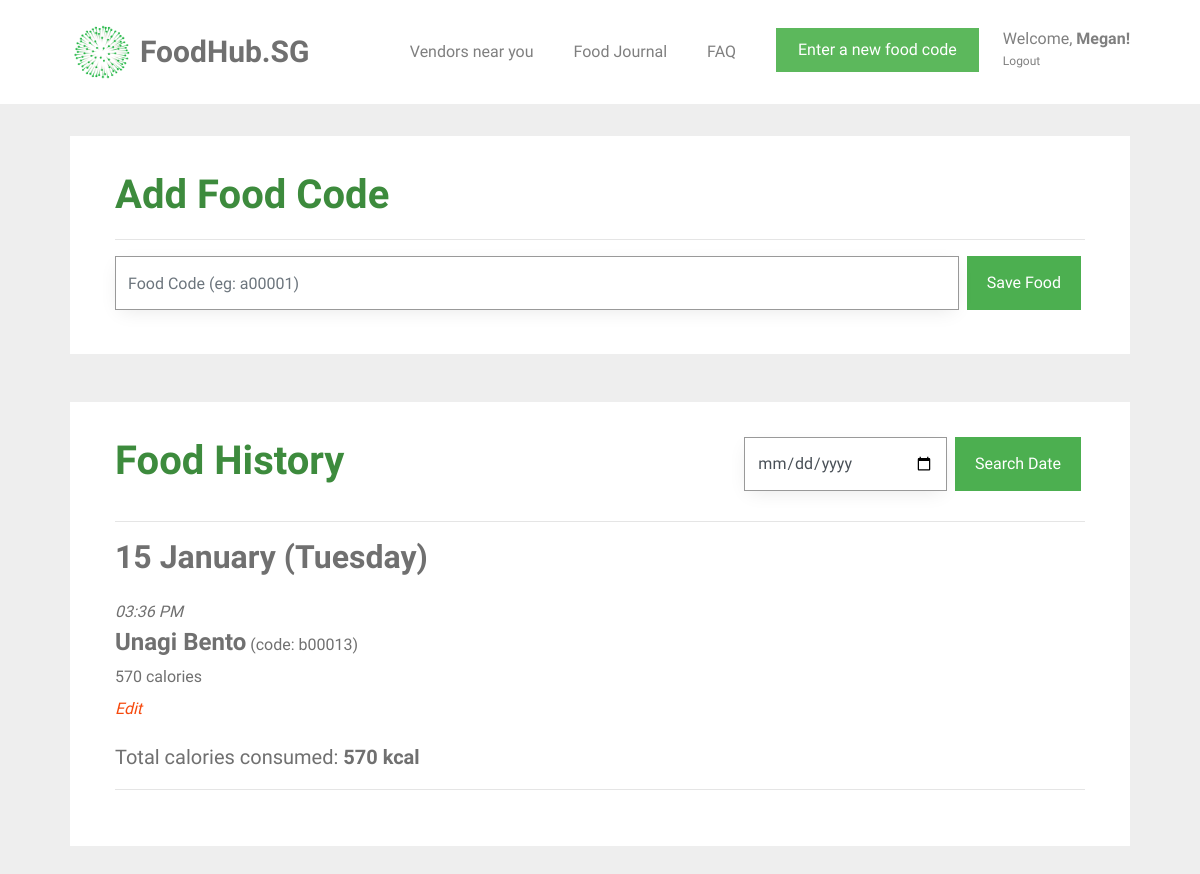
/food_journal (signed in), run on an earlier commit of the app's database.
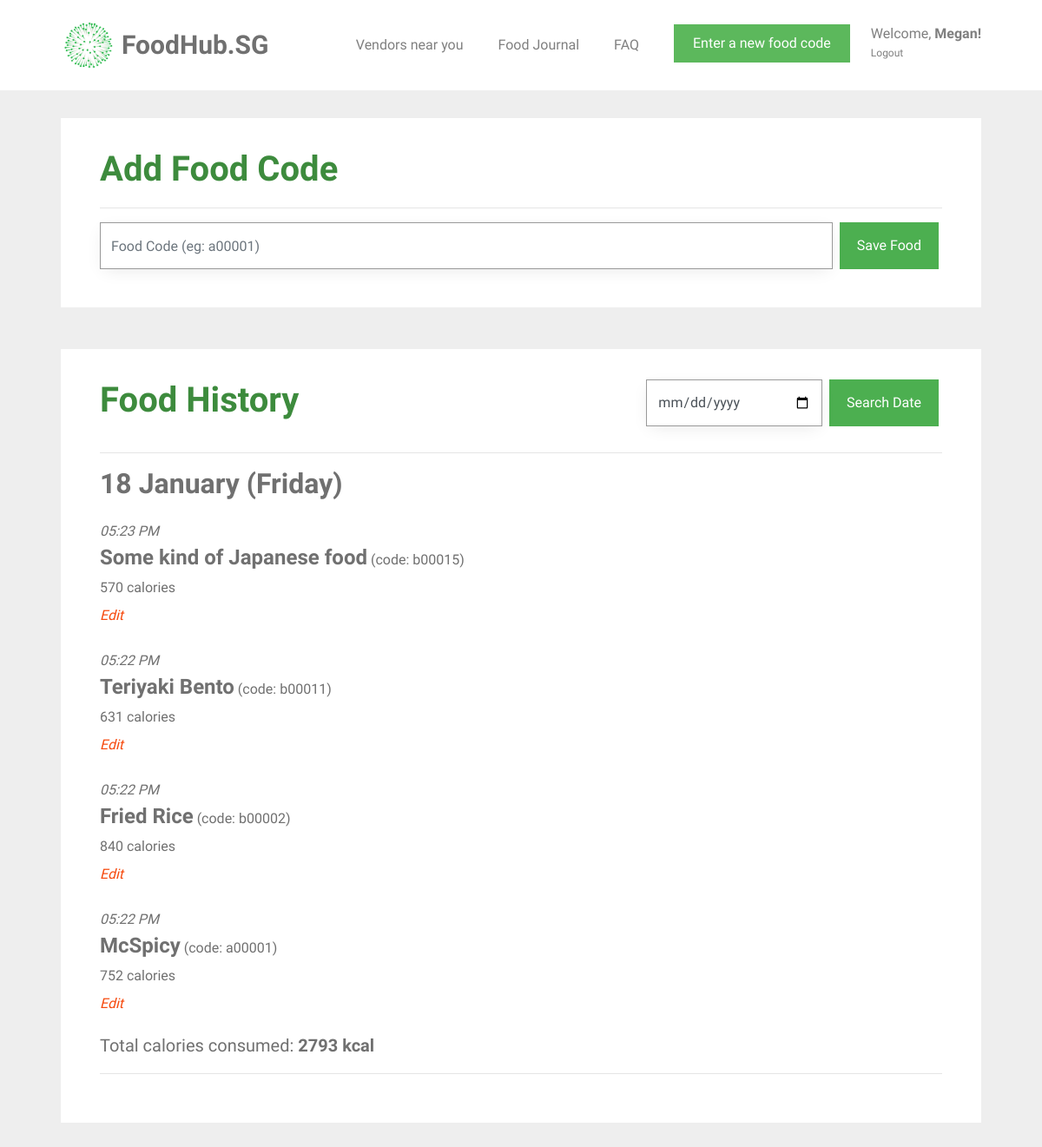
And on a later commit of the database.
### tables this page shows
CREATE TABLE user (
  id INTEGER PRIMARY KEY AUTOINCREMENT,
  name TEXT NOT NULL,
  email VARCHAR(512) UNIQUE NOT NULL,
  password TEXT NOT NULL,
  height INTEGER NOT NULL,
  weight INTEGER NOT NULL
);

CREATE TABLE food_entry (
  id INTEGER PRIMARY KEY AUTOINCREMENT,
  creator_id INTEGER NOT NULL,
  created TIMESTAMP NOT NULL DEFAULT (datetime('now','localtime')),
  food_code VARCHAR(6) NOT NULL,
  food_name TEXT NOT NULL,
  calories INT NOT NULL,
  FOREIGN KEY (creator_id) REFERENCES user (id)
);

### foodhubsg/food.py (the view, shortened to what this page needs)
@bp.route('/food_journal', methods=('GET', 'POST'))
@login_required
def food_journal():
    db = get_db()
    food_items = db.execute(
        'SELECT f.id, creator_id, food_name, created, calories, food_code, email'
        ' FROM food_entry f JOIN user u ON f.creator_id = u.id'
        ' WHERE f.creator_id = ? AND DATE(f.created) IN'
        ' (SELECT DISTINCT DATE(created) FROM food_entry '
        ' ORDER BY datetime(created) DESC LIMIT 30)'
        ' ORDER BY datetime(created) DESC',
        (g.user['id'],),
    ).fetchall()
    users = db.execute(
        'SELECT id, name, email, password, height, weight'
        ' FROM user'
        ' WHERE id = ?',
        (g.user['id'],),
    ).fetchall()
    for user in users:
        weight = user['weight']
        height = user['height']
        name = user['name']
    bmi = int(weight / height ** height)
    all_dates = []
    food_dates = []
    calories_list = []
    user_average_calories = 0
    number_of_days = 0
    if food_items == []:
        food_exists = 0
    else:
        food_exists = 1
    for food in food_items:
        food_date = food['created'].strftime('%d-%m-%y')
        all_dates.append(food_date)
    all_dates = remove_duplicates(all_dates)
    for date in all_dates:
        current_date_food = []
        current_date_calories = []
        for food in food_items:
            if date == food['created'].strftime('%d-%m-%y'):
                current_date_food.append(food)
                current_date_calories.append(food['calories'])
            else:
                continue
        food_dates.append(current_date_food)
        current_date_calories = sum(current_date_calories)
        calories_list.append(current_date_calories)
        number_of_days = len(calories_list)
        user_average_calories = int(sum(calories_list)/number_of_days)
    return render_template('food/food_journal.html',
                           food_dates=food_dates, all_dates=all_dates, calories_list=calories_list, name=name,
                           weight=weight, height=height, bmi=bmi, user_average_calories=user_average_calories,
                           number_of_days=number_of_days, food_exists=food_exists, now=datetime.utcnow())

### foodhubsg/auth.py (called while the page is built)
def login_required(view):
    @functools.wraps(view)
    def wrapped_view(**kwargs):
        if g.user is None:
            return redirect(url_for('auth.login'))
        return view(**kwargs)
    return wrapped_view

@bp.before_app_request
def load_logged_in_user():
    user_id = session.get('user_id')
    if user_id is None:
        g.user = None
    else:
        g.user = get_db().execute(
            'SELECT * FROM user WHERE id = ?', (user_id,)
        ).fetchone()

### foodhubsg/db.py (called while the page is built)
def get_db():
    if 'db' not in g:
        g.db = sqlite3.connect(
            current_app.config['DATABASE'],
            detect_types=sqlite3.PARSE_DECLTYPES
        )
        g.db.row_factory = sqlite3.Row
    return g.db

### foodhubsg/food.py (called while the page is built)
def remove_duplicates(values):
    output = []
    seen = set()
    for value in values:
        if value not in seen:
            output.append(value)
            seen.add(value)
    return output

### foodhubsg/templates/food/food_journal.html (shortened to what this page needs)
{% extends 'base.html' %}
{% block content %}
<div id="colorlib-container">
    <div class="container">
        <div class="box1">
        <div class="row row-pb-md">
            <div class="col-md-12">
                <form method="post">
                    <header id="summary-header">
                        <h1 class="font_color"><b>Add Food Code</b></h1>
                        <hr>
                    </header>
                    <div class="input-group">
                        <input name="code" id="code" class="form-control" value="{{ request.form['code'] }}" placeholder="Food Code (eg: a00001)" required>
                        <span class="input-group-btn">
                            <input type="submit" name="action" value="Save Food" class="btn btn-primary" style="background-color: #4CAF50; height: 54px; margin-left: 0.5em;">
                        </span>
                    </div>
                </form>
            </div>
        </div>
        </div>
        <div class="box1">
        <div class="row row-pb-md">
            <div class="col-md-12">
                <form method="post">
                    <header id="summary-header">
                        <div class="input-group">
                            <h1 class="font_color"><b>Food History</b></h1>
                            <input type="date" name="search-date" id="search-date" class="form-control" style="margin-left: 25em;" min="2005-01-01" max="2030-12-31" required>
                            <span class="input-group-btn">
                                <input type="submit" name="action" value="Search Date" class="btn btn-primary" style="background-color: #4CAF50; height: 54px; margin-left: 0.5em;">
                            </span>
                        </div>
                        <hr>
                    </header>
                </form>
                {% if food_exists == 0 %}
                    <article class="food-journal">
                        <header>
                            <div class="food-subsection">
                                <h4><b>No food added to list</b></h4>
                            </div>
                        </header>
                    </article>
                {% else %}
                    <div id="accordion">
                    {% for date in food_dates %}
                        {% set example_food = date[0] %}
                        {% if now.strftime('%Y') == example_food['created'].strftime('%Y') %}
                            {% set example_date = example_food['created'].strftime('%d %B (%A)') %}
                        {% else %}
                            {% set example_date = example_food['created'].strftime('%d %B %Y (%A)') %}
                        {% endif %}
                        <h2> <b>{{ example_date }}</b> </h2>
                        {% for food in date %}
                            <article class="food-journal">
                                <header>
                                    <div class="food-subsection">
                                        <div id="time-created"> <i>{{ food['created'].strftime('%I:%M %p') }}</i> </div>
                                        <h4 style="margin-bottom: 0; display: inline"><b>{{ food['food_name'] }}</b></h4>
                                        <p style="display: inline">(code: {{ food['food_code'] }})</p>
                                        <p>
                                        {{ food['calories'] }} calories <br>
                                        <a class="action" href="{{ url_for('food.edit_food', id = food['id']) }}"><i>Edit</i></a>
                                        </p>
                                    </div>
                                </header>
                            </article>
                        {% endfor %}
                        <h5>Total calories consumed: <b> {{ calories_list[loop.index - 1] }} kcal </b> </h5>
                        <hr>
                    {% endfor %}
                {% endif %}
            </div>
            </div>
        </div>
        </div>
    </div>
{% endblock %}

### foodhubsg/templates/base.html (shortened to what this page needs)
<!doctype html>
<link rel="stylesheet" href="https://cdnjs.cloudflare.com/ajax/libs/font-awesome/4.7.0/css/font-awesome.min.css">
<link rel="stylesheet" href="https://stackpath.bootstrapcdn.com/bootstrap/4.1.3/css/bootstrap.min.css">
<link rel="stylesheet" href="../static/css/animate.css">
<link rel="stylesheet" href="../static/css/icomoon.css">
<link rel="stylesheet" href="../static/css/magnific-popup.css">
<link rel="stylesheet" href="../static/css/flexslider.css">
<link rel="stylesheet" href="../static/css/owl.carousel.min.css">
<link rel="stylesheet" href="../static/css/owl.theme.default.min.css">
<link rel="stylesheet" href="../static/css/style.css">
    {% block navbar %}
        <nav class="navbar navbar-light bg-white">
            <div class="container">
                <a class="navbar-brand" href="{{ url_for('index') }}">
                    <img src="../static/images/healthhub-logo.png" width="65px" height="60px" class="d-inline-block align-top" alt="FoodHub.SG Logo">
                    <span id="webname">FoodHub.SG</span>
                </a>
                {% if g.user %}
                    <ul class="navbar-nav ml-auto">
                        <li class="nav-item">
                            <a class="nav-link" href="{{ url_for('vendors.vendors') }}">Vendors near you</a>
                        </li>
                        <li class="nav-item">
                            <a class="nav-link" href="{{ url_for('food.food_journal') }}">Food Journal</a>
                        </li>
                        <li class="nav-item">
                            <a class="nav-link" href="{{ url_for('user.faq') }}">FAQ</a>
                        </li>
                        <li class="nav-item">
                            <a href="{{ url_for('food.food_journal') }}"><button type="button" class="btn btn-success">Enter a new food code</button></a>
                        </li>
                        <li class="nav-item settings nav-link">
                            <a class="nav-link" id="settings-link" href="{{ url_for('user.user_settings')}}">
                                Welcome, <span id="nav-name">{{ g.user['name'] }}!</span>
                            </a>
                            <a class="nav-link" id="logout-link" href="{{ url_for('auth.logout') }}">
                                Logout
                            </a>
                        </li>
                    </ul>
                {% endif %}
                {% endblock %}
            </div>
        </nav>
<section class="content">
    {% block content %}{% endblock %}
</section>

### foodhubsg/static/css/style.css (style rules this page uses)
.font_color { color: #3d8b3d; }
a { color: #F6490D; -webkit-transition: 0.5s; -o-transition: 0.5s; transition: 0.5s; }
p { margin-bottom: 20px; }
h1, h2, h3, h4, h5, h6, figure { color: #707070; font-weight: 400; margin: 0 0 20px 0; }
#colorlib-container, #colorlib-instagram, #colorlib-about, #colorlib-contact, #colorlib-footer { padding: 2em 0; clear: both; }
.content { display: block; }
.form-control { -webkit-box-shadow: none; -moz-box-shadow: none; -ms-box-shadow: none; -o-box-shadow: none; box-shadow: none; border: none; font-size: 16px !important; font-weight: 300; -webkit-border-radius: 0px; -moz-border-radius: 0px; -ms-border-radius: 0px; border-radius: 0px; }
.btn { margin-right: 4px; margin-bottom: 4px; font-size: 16px; font-weight: 400; -webkit-border-radius: 30px; -moz-border-radius: 30px; -ms-border-radius: 30px; border-radius: 30px; -webkit-transition: 0.5s; -o-transition: 0.5s; transition: 0.5s; padding: 8px 20px; }
.btn-primary { background: #F6490D; color: #fff; }
.btn-success { background: #5cb85c; color: #fff; border: 2px solid #5cb85c; }
.form-control { -webkit-box-shadow: none; box-shadow: none; background: transparent; border: 1px solid rgba(0, 0, 0, 0.1); height: 54px; font-size: 18px; font-weight: 300; }
.row-pb-md { padding: 2em !important; }
.btn-primary { border-radius: 0; border-width: 0; }
.btn { border-radius: 0; }
.food-subsection { margin: 0.7em 0 1.0em 0; }
.form-control { border-width: 0.2px; border-color: #999999; box-shadow: 0 5px 20px -5px rgba(0,0,0,0.1); }
.box1 { background: #ffffff; padding: 0.5em; margin-bottom: 3em; transition: box-shadow 0.5s; }
.row.row-pb-md { margin: -5px -10px 0 -10px; }
.container { padding-right: 2.5em; padding-left: 2.5em; }
#nav-name { font-weight: bold; }
#search-date { width: 10em; }
.navbar-nav { flex-direction: row; }
.nav-item { padding: 10px 10px 10px 10px; margin: 10px; }
.navbar-nav > .settings { position: relative; display: block; margin-right: 0; padding-right: 0; margin-left: 0; padding-left: 0; color: #4CAF50; }
.settings > .nav-link { line-height: 22px; padding: 0; }
#logout-link { font-size: 12px; }
#webname { color: #707070; font-weight: bold; font-size: 30px; }
.bg-white { background-color: white; }

What changed in the data, as far as the page shows it:
removed food_entry: example_date "15 January (Tuesday)", created "03:36 PM", food_name "Unagi Bento", food_code "b00013", calories "570"
added food_entry: example_date "18 January (Friday)", created "05:23 PM", food_name "Some kind of Japanese food", food_code "b00015", calories "570", calories_list "2793"
added food_entry: created "05:22 PM", food_name "Teriyaki Bento", food_code "b00011", calories "631", shown under "18 January (Friday)"
added food_entry: created "05:22 PM", food_name "Fried Rice", food_code "b00002", calories "840", shown under "18 January (Friday)"
added food_entry: created "05:22 PM", food_name "McSpicy", food_code "a00001", calories "752", shown under "18 January (Friday)"
